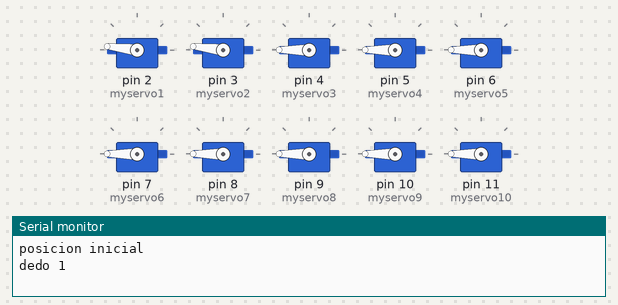
This sketch was run on a simulated Arduino Uno, built with avr-gcc and run on an emulated ATmega328P. Parts: 10 × servo, the last lines printed to the serial monitor.

Above: at 0.15 s.
At 4.68 s:
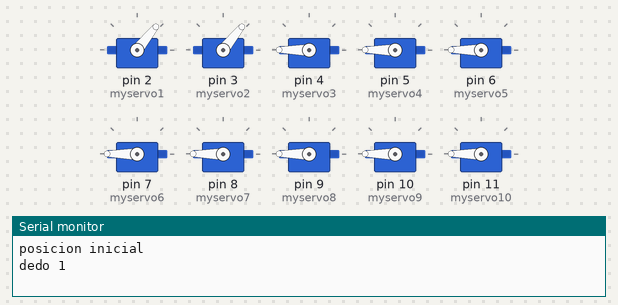
At 9.28 s:
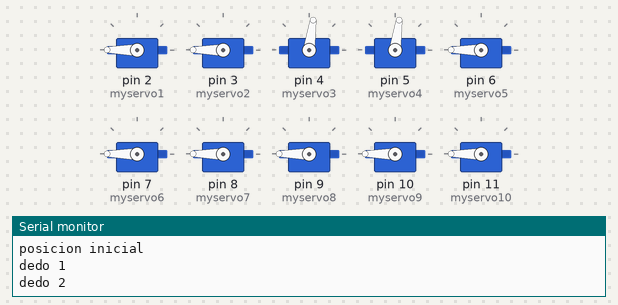
At 18.38 s:
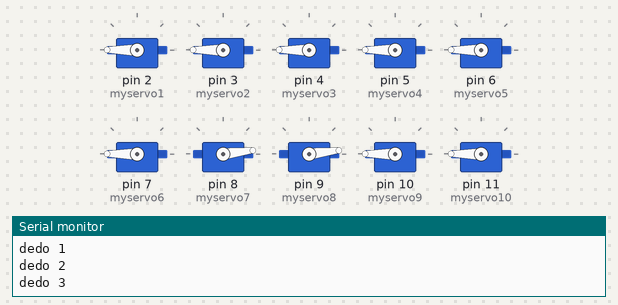
At 28.68 s:
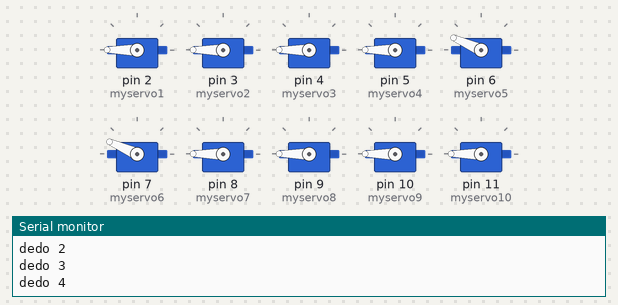
At 39.69 s:
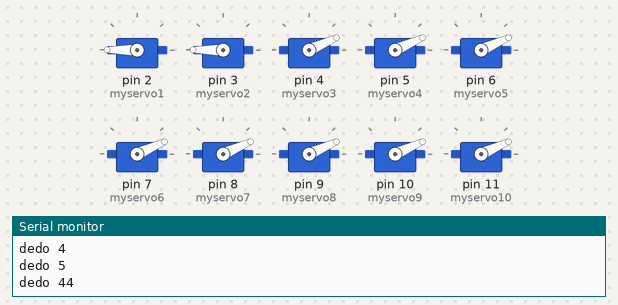
Timing chart, 0 to 40.0 s (numbered marks = the images above):
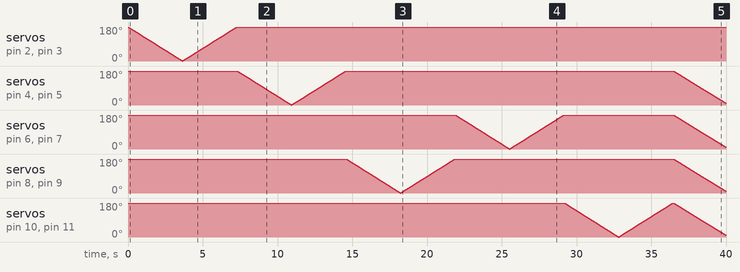

The sketch:

mano.ino
```cpp
#include <Servo.h>


Servo myservo1;

Servo myservo2;

Servo myservo3;

Servo myservo4;

Servo myservo5;

Servo myservo6;

Servo myservo7;

Servo myservo8;

Servo myservo9;

Servo myservo10;

int B=20;


int pos = 0;    // variable to store the servo position


void setup()

{

  Serial.begin(9600);

  myservo1.attach(2);

  myservo2.attach(3);

  myservo3.attach(4);

  myservo4.attach(5);

  myservo5.attach(6);

  myservo6.attach(7);

  myservo7.attach(8);

  myservo8.attach(9);

  myservo9.attach(10);

  myservo10.attach(11);

}


void loop()

{

  Serial.print("posicion inicial\n");

   myservo1.write(180);

   myservo2.write(180);

   myservo3.write(180);

   myservo4.write(180);

   myservo5.write(180);

   myservo6.write(180);

   myservo7.write(180);

   myservo8.write(180);

   myservo9.write(180);

   myservo10.write(180);


    Serial.print("dedo 1\n");

    for (pos = 180; pos >= 0; pos -= 1) {

    myservo1.write(pos);

    myservo2.write(pos);

    delay(B);

  }

    for (pos = 0; pos <= 180; pos += 1)

    {

    myservo1.write(pos);

    myservo2.write(pos); // tell servo to go to position in variable 'pos'

    delay(B);

  }


  //////////////////////////////////////////////////////////////////////////////////////////

   Serial.print("dedo 2\n");

   for (pos = 180; pos >= 0; pos -= 1) {


    myservo3.write(pos);

    myservo4.write(pos);

    delay(B);

  }

    for (pos = 0; pos <= 180; pos += 1)

    {

    myservo3.write(pos);

    myservo4.write(pos); // tell servo to go to position in variable 'pos'

    delay(B);

  }

////////////////////////////////////////////////////////////////////////////////////////

  Serial.print("dedo 3\n");

   for (pos = 180; pos >= 0; pos -= 1) {

    myservo7.write(pos);

    myservo8.write(pos);

    delay(B);

  }

    for (pos = 0; pos <= 180; pos += 1)

    {

    myservo7.write(pos);

    myservo8.write(pos); // tell servo to go to position in variable 'pos'

    delay(B);

  }

   ////////////////////////////////////////////////////////////////////////////////////////

  Serial.print("dedo 4\n");

   for (pos = 180; pos >= 0; pos -= 1) {

    myservo5.write(pos);

    myservo6.write(pos);

    delay(B);

  }

    for (pos = 0; pos <= 180; pos += 1)

    {

    myservo5.write(pos);

    myservo6.write(pos); // tell servo to go to position in variable 'pos'

    delay(B);

  }

   ////////////////////////////////////////////////////////////////////////////////////////

  Serial.print("dedo 5\n");

   for (pos = 180; pos >= 0; pos -= 1) {

    myservo9.write(pos);

    myservo10.write(pos);

    delay(B);

  }

    for (pos = 0; pos <= 180; pos += 1)

    {

    myservo9.write(pos);

    myservo10.write(pos);

    delay(B);

  }

  Serial.print("dedo 44\n");

   for (pos = 180; pos >= 0; pos -= 1) {


    myservo3.write(pos);

    myservo4.write(pos);

    myservo5.write(pos);

    myservo6.write(pos);

    myservo7.write(pos);

    myservo8.write(pos);

    myservo9.write(pos);

    myservo10.write(pos);

    delay(B);

  }

    for (pos = 0; pos <= 180; pos += 1)

    {


    myservo3.write(pos);

    myservo4.write(pos);

    myservo5.write(pos);

    myservo6.write(pos);

    myservo7.write(pos);

    myservo8.write(pos);

    myservo9.write(pos);

    myservo10.write(pos);

    delay(B);

  }

}
```
